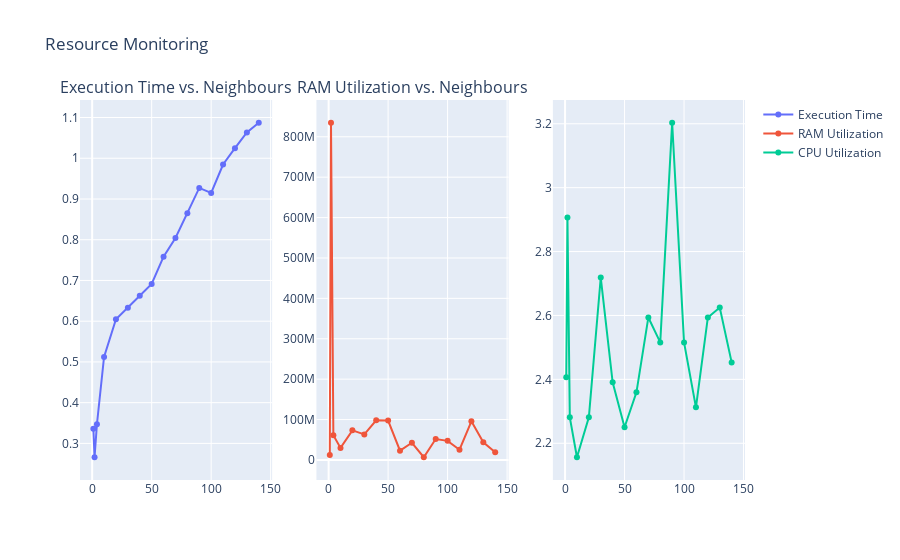
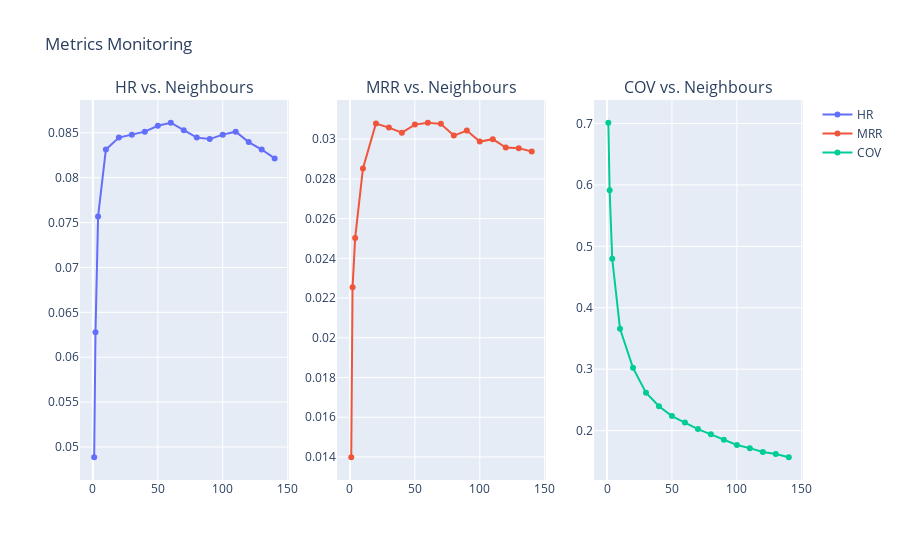

Source (notebook cell) for these figures, in order:
### Code cell
get_report(build_uknn_model, uknn_model_scoring, training, testset, data_description, data_description, modes[0])

### Figure 1 — Plotly figure (JSON) as saved in the notebook; plotly's stock layout.template omitted (floating-point values rounded to 4 significant figures)
{"data": [{"mode": "lines+markers", "name": "Execution Time", "type": "scatter", "x": [1, 2, 4, 10, 20, 30, 40, 50, 60, 70, 80, 90, 100, 110, 120, 130, 140], "xaxis": "x", "y": [0.3359, 0.266, 0.347, 0.5124, 0.6049, 0.6327, 0.6625, 0.6913, 0.7584, 0.8042, 0.865, 0.9271, 0.9149, 0.9847, 1.025, 1.063, 1.087], "yaxis": "y"}, {"mode": "lines+markers", "name": "RAM Utilization", "type": "scatter", "x": [1, 2, 4, 10, 20, 30, 40, 50, 60, 70, 80, 90, 100, 110, 120, 130, 140], "xaxis": "x2", "y": [12185600, 834740224, 61353984, 29876224, 73355264, 63160320, 98123776, 97464320, 23076864, 42520576, 6709248, 51896320, 47353856, 25321472, 95539200, 43888640, 18972672], "yaxis": "y2"}, {"mode": "lines+markers", "name": "CPU Utilization", "type": "scatter", "x": [1, 2, 4, 10, 20, 30, 40, 50, 60, 70, 80, 90, 100, 110, 120, 130, 140], "xaxis": "x3", "y": [2.406, 2.906, 2.281, 2.156, 2.281, 2.719, 2.391, 2.25, 2.359, 2.594, 2.516, 3.203, 2.516, 2.312, 2.594, 2.625, 2.453], "yaxis": "y3"}], "layout": {"annotations": [{"font": {"size": 16}, "showarrow": false, "text": "Execution Time vs. Neighbours", "x": 0.1444, "xanchor": "center", "xref": "paper", "y": 1, "yanchor": "bottom", "yref": "paper"}, {"font": {"size": 16}, "showarrow": false, "text": "RAM Utilization vs. Neighbours", "x": 0.5, "xanchor": "center", "xref": "paper", "y": 1, "yanchor": "bottom", "yref": "paper"}], "title": {"text": "Resource Monitoring"}, "xaxis": {"anchor": "y", "domain": [0, 0.2889]}, "xaxis2": {"anchor": "y2", "domain": [0.3556, 0.6444]}, "xaxis3": {"anchor": "y3", "domain": [0.7111, 1]}, "yaxis": {"anchor": "x", "domain": [0, 1]}, "yaxis2": {"anchor": "x2", "domain": [0, 1]}, "yaxis3": {"anchor": "x3", "domain": [0, 1]}}}

### Figure 2 — Plotly figure (JSON) as saved in the notebook; plotly's stock layout.template omitted (floating-point values rounded to 4 significant figures)
{"data": [{"mode": "lines+markers", "name": "HR", "type": "scatter", "x": [1, 2, 4, 10, 20, 30, 40, 50, 60, 70, 80, 90, 100, 110, 120, 130, 140], "xaxis": "x", "y": [0.04886, 0.06277, 0.07569, 0.08314, 0.08447, 0.0848, 0.08513, 0.08579, 0.08612, 0.08529, 0.08447, 0.0843, 0.0848, 0.08513, 0.08397, 0.08314, 0.08215], "yaxis": "y"}, {"mode": "lines+markers", "name": "MRR", "type": "scatter", "x": [1, 2, 4, 10, 20, 30, 40, 50, 60, 70, 80, 90, 100, 110, 120, 130, 140], "xaxis": "x2", "y": [0.01398, 0.02254, 0.02502, 0.02852, 0.03079, 0.03058, 0.03032, 0.03073, 0.03083, 0.03077, 0.03018, 0.03043, 0.02988, 0.03, 0.02958, 0.02955, 0.02938], "yaxis": "y2"}, {"mode": "lines+markers", "name": "COV", "type": "scatter", "x": [1, 2, 4, 10, 20, 30, 40, 50, 60, 70, 80, 90, 100, 110, 120, 130, 140], "xaxis": "x3", "y": [0.7011, 0.5913, 0.4798, 0.3658, 0.3021, 0.2616, 0.2397, 0.2235, 0.213, 0.2025, 0.1938, 0.1852, 0.1766, 0.1714, 0.1652, 0.162, 0.1566], "yaxis": "y3"}], "layout": {"annotations": [{"font": {"size": 16}, "showarrow": false, "text": "HR vs. Neighbours", "x": 0.1444, "xanchor": "center", "xref": "paper", "y": 1, "yanchor": "bottom", "yref": "paper"}, {"font": {"size": 16}, "showarrow": false, "text": "MRR vs. Neighbours", "x": 0.5, "xanchor": "center", "xref": "paper", "y": 1, "yanchor": "bottom", "yref": "paper"}, {"font": {"size": 16}, "showarrow": false, "text": "COV vs. Neighbours", "x": 0.8556, "xanchor": "center", "xref": "paper", "y": 1, "yanchor": "bottom", "yref": "paper"}], "title": {"text": "Metrics Monitoring"}, "xaxis": {"anchor": "y", "domain": [0, 0.2889]}, "xaxis2": {"anchor": "y2", "domain": [0.3556, 0.6444]}, "xaxis3": {"anchor": "y3", "domain": [0.7111, 1]}, "yaxis": {"anchor": "x", "domain": [0, 1]}, "yaxis2": {"anchor": "x2", "domain": [0, 1]}, "yaxis3": {"anchor": "x3", "domain": [0, 1]}}}
